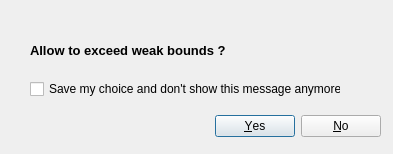
<?xml version="1.0" encoding="UTF-8"?>
<ui version="4.0">
 <class>DialogExceedWB</class>
 <widget class="QDialog" name="DialogExceedWB">
  <property name="geometry">
   <rect>
    <x>0</x>
    <y>0</y>
    <width>393</width>
    <height>154</height>
   </rect>
  </property>
  <property name="windowTitle">
   <string>Dialog</string>
  </property>
  <widget class="QDialogButtonBox" name="buttonBox">
   <property name="geometry">
    <rect>
     <x>40</x>
     <y>110</y>
     <width>341</width>
     <height>32</height>
    </rect>
   </property>
   <property name="orientation">
    <enum>Qt::Horizontal</enum>
   </property>
   <property name="standardButtons">
    <set>QDialogButtonBox::No|QDialogButtonBox::Yes</set>
   </property>
  </widget>
  <widget class="QCheckBox" name="checkBox">
   <property name="geometry">
    <rect>
     <x>30</x>
     <y>80</y>
     <width>311</width>
     <height>18</height>
    </rect>
   </property>
   <property name="text">
    <string>Save my choice and don't show this message anymore</string>
   </property>
  </widget>
  <widget class="QLabel" name="label">
   <property name="geometry">
    <rect>
     <x>30</x>
     <y>30</y>
     <width>291</width>
     <height>41</height>
    </rect>
   </property>
   <property name="text">
    <string>&lt;!DOCTYPE HTML PUBLIC &quot;-//W3C//DTD HTML 4.0//EN&quot; &quot;http://www.w3.org/TR/REC-html40/strict.dtd&quot;&gt;
&lt;html&gt;&lt;head&gt;&lt;meta name=&quot;qrichtext&quot; content=&quot;1&quot; /&gt;&lt;style type=&quot;text/css&quot;&gt;
p, li { white-space: pre-wrap; }
&lt;/style&gt;&lt;/head&gt;&lt;body style=&quot; font-family:'MS Shell Dlg 2'; font-size:8.25pt; font-weight:400; font-style:normal;&quot;&gt;
&lt;p style=&quot; margin-top:0px; margin-bottom:0px; margin-left:0px; margin-right:0px; -qt-block-indent:0; text-indent:0px;&quot;&gt;&lt;span style=&quot; font-size:10pt; font-weight:600;&quot;&gt;Allow to exceed weak bounds ?&lt;/span&gt;&lt;/p&gt;&lt;/body&gt;&lt;/html&gt;</string>
   </property>
  </widget>
 </widget>
 <resources/>
 <connections>
  <connection>
   <sender>buttonBox</sender>
   <signal>accepted()</signal>
   <receiver>DialogExceedWB</receiver>
   <slot>accept()</slot>
   <hints>
    <hint type="sourcelabel">
     <x>248</x>
     <y>254</y>
    </hint>
    <hint type="destinationlabel">
     <x>157</x>
     <y>274</y>
    </hint>
   </hints>
  </connection>
  <connection>
   <sender>buttonBox</sender>
   <signal>rejected()</signal>
   <receiver>DialogExceedWB</receiver>
   <slot>reject()</slot>
   <hints>
    <hint type="sourcelabel">
     <x>316</x>
     <y>260</y>
    </hint>
    <hint type="destinationlabel">
     <x>286</x>
     <y>274</y>
    </hint>
   </hints>
  </connection>
 </connections>
</ui>
